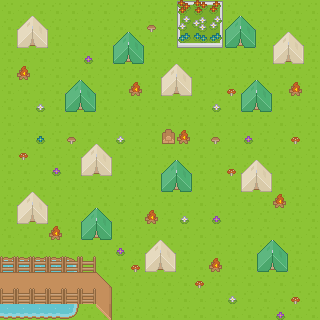

A level layout from a 2D game, rendered from its tile map. Below: a short description, then the map file with its tile-grid data intact:
An orthogonal 20x20 tile map with 16x16 px tiles, 2 tile layers (Tile Layer 1, Tile Layer 2).

<map version="1.0" tiledversion="1.0.3" orientation="orthogonal" renderorder="right-down" width="20" height="20" tilewidth="16" tileheight="16" nextobjectid="1">
 <tileset firstgid="1" source="tileset.tsx" />
 <layer name="Tile Layer 1" width="20" height="20">
  <data encoding="csv">
6,6,6,6,6,6,6,6,6,6,6,6,6,6,6,6,6,6,6,6,
6,6,6,6,6,6,6,6,6,6,6,6,6,6,6,6,6,6,6,6,
6,6,6,6,6,6,6,6,6,6,6,6,6,6,6,6,6,6,6,6,
6,6,6,6,6,6,6,6,6,6,6,6,6,6,6,6,6,6,6,6,
6,6,6,6,6,6,6,6,6,6,6,6,6,6,6,6,6,6,6,6,
6,6,6,6,6,6,6,6,6,6,6,6,6,6,6,6,6,6,6,6,
6,6,6,6,6,6,6,6,6,6,6,6,6,6,6,6,6,6,6,6,
6,6,6,6,6,6,6,6,6,6,6,6,6,6,6,6,6,6,6,6,
6,6,6,6,6,6,6,6,6,6,6,6,6,6,6,6,6,6,6,6,
6,6,6,6,6,6,6,6,6,6,6,6,6,6,6,6,6,6,6,6,
6,6,6,6,6,6,6,6,6,6,6,6,6,6,6,6,6,6,6,6,
6,6,6,6,6,6,6,6,6,6,6,6,6,6,6,6,6,6,6,6,
6,6,6,6,6,6,6,6,6,6,6,6,6,6,6,6,6,6,6,6,
6,6,6,6,6,6,6,6,6,6,6,6,6,6,6,6,6,6,6,6,
6,6,6,6,6,6,6,6,6,6,6,6,6,6,6,6,6,6,6,6,
6,6,6,6,6,6,6,6,6,6,6,6,6,6,6,6,6,6,6,6,
4,4,4,4,5,6,6,6,6,6,6,6,6,6,6,6,6,6,6,6,
1223,1223,1223,1223,1223,1223,6,6,6,6,6,6,6,6,6,6,6,6,6,6,
1337,1337,1337,1337,1337,1337,1276,6,6,6,6,6,6,6,6,6,6,6,6,6,
118,118,118,118,119,6,6,6,6,6,6,6,6,6,6,6,6,6,6,6
</data>
 </layer>
 <layer name="Tile Layer 2" width="20" height="20">
  <data encoding="csv">
0,0,0,0,0,0,0,0,0,0,0,345,346,347,0,0,0,0,0,0,
0,619,620,0,0,0,0,0,0,391,0,573,574,575,617,618,0,0,0,0,
0,676,677,0,0,0,0,617,618,0,0,801,802,803,674,675,0,619,620,0,
0,0,0,0,0,544,0,674,675,0,0,0,0,0,0,0,0,676,677,0,
0,472,0,0,0,0,0,0,0,0,619,620,0,0,0,0,0,0,0,0,
0,0,0,0,617,618,0,0,472,0,676,677,0,0,277,617,618,0,472,0,
0,0,545,0,674,675,0,0,0,0,0,0,0,545,0,674,675,0,0,0,
0,0,0,0,0,0,0,0,0,0,0,0,0,0,0,0,0,0,0,0,
0,0,542,0,391,0,0,545,0,0,612,472,0,391,0,544,0,0,277,0,
0,277,0,0,0,619,620,0,0,0,0,0,0,0,0,0,0,0,0,0,
0,0,0,544,0,676,677,0,0,0,617,618,0,0,277,619,620,0,0,0,
0,0,0,0,0,0,0,0,0,0,674,675,0,0,0,676,677,0,0,0,
0,619,620,0,0,0,0,0,0,0,0,0,0,0,0,0,0,472,0,0,
0,676,677,0,0,617,618,0,0,472,0,545,0,544,0,0,0,0,0,0,
0,0,0,472,0,674,675,0,0,0,0,0,0,0,0,0,0,0,0,0,
0,0,0,0,0,0,0,544,0,619,620,0,0,0,0,0,617,618,0,0,
1359,1359,1359,1359,1359,1359,0,0,277,676,677,0,0,472,0,0,674,675,0,0,
1223,1223,1223,1223,1223,1223,1219,0,0,0,0,0,277,0,0,0,0,0,0,0,
1359,1359,1359,1359,1359,1359,1281,0,0,0,0,0,0,0,545,0,0,0,277,0,
0,0,0,0,0,0,1333,0,0,0,0,0,0,0,0,0,0,544,0,0
</data>
 </layer>
</map>
